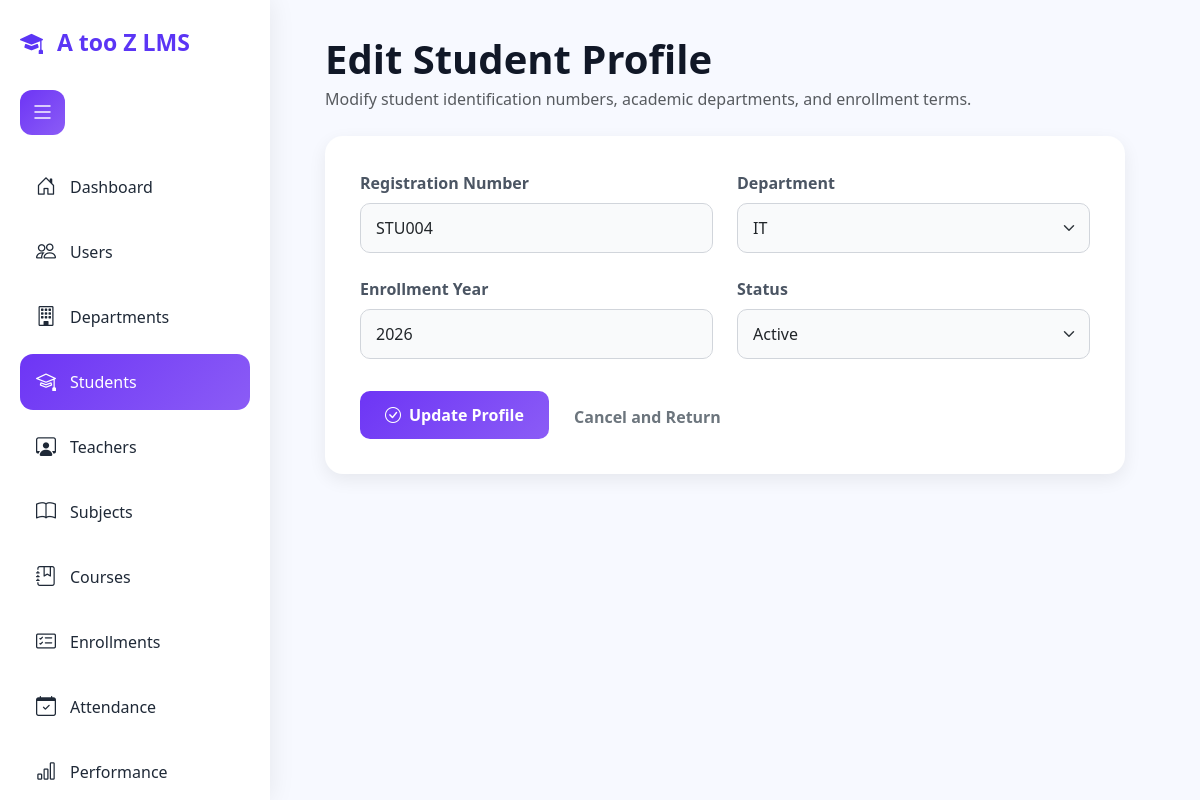
Page /admin/edit_student.php?id=4 (signed in) on the committed database.
### tables this page shows
CREATE TABLE `student` (
  `StudentID` int(11) NOT NULL,
  `UserID` int(11) NOT NULL,
  `RegistrationNumber` varchar(50) NOT NULL,
  `DepartmentID` int(11) DEFAULT NULL,
  `EnrollmentYear` year(4) DEFAULT NULL,
  `Status` enum('Active','Inactive') DEFAULT 'Active'
);

CREATE TABLE `department` (
  `DepartmentID` int(11) NOT NULL,
  `DepartmentName` varchar(100) NOT NULL,
  `Description` text DEFAULT NULL,
  `CreatedDate` timestamp NOT NULL DEFAULT current_timestamp()
);

### admin/edit_student.php (the view, shortened to what this page needs)
<?php
include("../config/db.php");
$id = intval($_GET['id']);
$stmt = $conn->prepare("SELECT * FROM Student WHERE StudentID=?");
$stmt->bind_param("i", $id);
$stmt->execute();
$student = $stmt->get_result()->fetch_assoc();
$departments = $conn->query("SELECT * FROM Department ORDER BY DepartmentName ASC");
?>
<!DOCTYPE html>
<html lang="en">
<head>
<link href="https://cdn.jsdelivr.net/npm/bootstrap@5.3.3/dist/css/bootstrap.min.css" rel="stylesheet">
<link href="https://cdn.jsdelivr.net/npm/bootstrap-icons/font/bootstrap-icons.css" rel="stylesheet">
</head>
<body>
<div class="wrapper">
<aside class="sidebar" id="sidebar">
    <div class="logo">
        <i class="bi bi-mortarboard-fill"></i>
        <span>A too Z LMS</span>
    </div>
    <div class="left-title">
            <button id="menuToggle" class="toggle-btn">
                <i class="bi bi-list"></i>
            </button>
    </div>
    <br>
    <ul class="menu">
        <li><a href="dashboard.php"><i class="bi bi-house-door"></i><span>Dashboard</span></a></li>
        <li><a href="manage_users.php"><i class="bi bi-people"></i><span>Users</span></a></li>
        <li><a href="manage_departments.php"><i class="bi bi-building"></i><span>Departments</span></a></li>
        <li><a href="manage_students.php" class="active"><i class="bi bi-mortarboard"></i><span>Students</span></a></li>
        <li><a href="manage_teachers.php"><i class="bi bi-person-workspace"></i><span>Teachers</span></a></li>
        <li><a href="manage_subjects.php"><i class="bi bi-book"></i><span>Subjects</span></a></li>
        <li><a href="manage_courses.php"><i class="bi bi-journal-bookmark"></i><span>Courses</span></a></li>
        <li><a href="manage_enrollment.php"><i class="bi bi-card-checklist"></i><span>Enrollments</span></a></li>
        <li><a href="attendance_report.php"><i class="bi bi-calendar-check"></i><span>Attendance</span></a></li>
        <li><a href="performance_report.php"><i class="bi bi-bar-chart"></i><span>Performance</span></a></li>
    </ul>
</aside>
<main class="content" id="content">
    <div class="topbar">
        <div class="left-title">
            <div>
                <h1 class="fw-bold mb-1">Edit Student Profile</h1>
                <p class="text-muted mb-0">Modify student identification numbers, academic departments, and enrollment terms.</p>
            </div>
        </div>
    </div>
    <div class="section-box">
        <form method="POST" onsubmit="return validateForm()" class="needs-validation" novalidate>
            <div class="row g-4">
                <div class="col-12 col-md-6">
                    <label class="form-label" for="reg_no">Registration Number</label>
                    <input type="text" name="reg_no" id="reg_no"
                           value="<?= htmlspecialchars($student['RegistrationNumber']) ?>"
                           class="form-control" required placeholder="e.g. REG-2026-005">
                </div>
                <div class="col-12 col-md-6">
                    <label class="form-label" for="department">Department</label>
                    <select name="department" id="department" class="form-select" required>
                        <?php if ($departments && $departments->num_rows > 0) { ?>
                            <?php while($d = $departments->fetch_assoc()) { ?>
                                <option value="<?= $d['DepartmentID'] ?>"
                                    <?= ($student['DepartmentID'] == $d['DepartmentID']) ? 'selected' : '' ?>>
                                    <?= htmlspecialchars($d['DepartmentName']) ?>
                                </option>
                            <?php } ?>
                        <?php } ?>
                    </select>
                </div>
                <div class="col-12 col-md-6">
                    <label class="form-label" for="year">Enrollment Year</label>
                    <input type="number" name="year" id="year"
                           value="<?= htmlspecialchars($student['EnrollmentYear']) ?>"
                           class="form-control" required placeholder="e.g. 2026">
                </div>
                <div class="col-12 col-md-6">
                    <label class="form-label" for="status">Status</label>
                    <select name="status" id="status" class="form-select" required>
                        <option value="Active" <?= ($student['Status'] == 'Active') ? 'selected' : '' ?>>Active</option>
                    </select>
                </div>
                <div class="col-12 mt-4 pt-2">
                    <button type="submit" class="btn-gradient me-2">
                        <i class="bi bi-check-circle me-2"></i>Update Profile
                    </button>
                    <a href="manage_students.php" class="btn text-secondary fw-semibold">Cancel and Return</a>
                </div>
            </div>
        </form>
    </div>
</main>
</div>
</body>
</html>

### admin/edit_student.php (style rules this page uses)
body { margin:0; font-family:'Segoe UI', sans-serif; background:#f7f9ff; color:#111827; }
.wrapper { display:flex; }
.sidebar { width:270px; height:100vh; background:#fff; padding:25px 20px; position:fixed; left:0; top:0; box-shadow:0 0 25px rgba(0,0,0,0.08); overflow-y:auto; overflow-x:hidden; transition:all .3s ease; z-index:1000; }
.logo { font-size:23px; font-weight:700; color:#5b35f5; margin-bottom:30px; white-space:nowrap; }
.logo i { margin-right:8px; }
.menu { list-style:none; padding:0; margin:0; }
.menu li { margin-bottom:9px; }
.menu a { text-decoration:none; display:flex; align-items:center; gap:13px; color:#1f2937; padding:13px 15px; border-radius:13px; font-weight:500; white-space:nowrap; }
.menu a i { font-size:20px; min-width:22px; text-align:center; }
.menu a:hover, .menu a.active { background:linear-gradient(135deg,#6d35f5,#8b5cf6); color:white; }
.content { margin-left:290px; padding:35px; width:calc(100% - 290px); transition:all .3s ease; }
.topbar { display:flex; justify-content:space-between; align-items:center; margin-bottom:25px; gap:20px; }
.left-title { display:flex; align-items:center; gap:15px; }
.toggle-btn { border:none; background:linear-gradient(135deg,#6d35f5,#8b5cf6); color:white; width:45px; height:45px; border-radius:12px; font-size:24px; cursor:pointer; }
.section-box { background:white; border-radius:18px; padding:35px; margin-top:25px; box-shadow:0 6px 18px rgba(0,0,0,0.07); max-width: 800px; }
.form-label { font-weight: 600; color: #4b5563; margin-bottom: 8px; }
.form-control, .form-select { padding: 12px 15px; border: 1px solid #d1d5db; border-radius: 10px; background-color: #f9fafb; transition: all 0.2s; }
.btn-gradient { background: linear-gradient(135deg, #6d35f5, #8b5cf6); color: white; padding: 12px 25px; border-radius: 10px; font-weight: 600; border: none; }

### rows in the picture
student: reg_no "STU004", department "IT", year "2026", status "Active"
